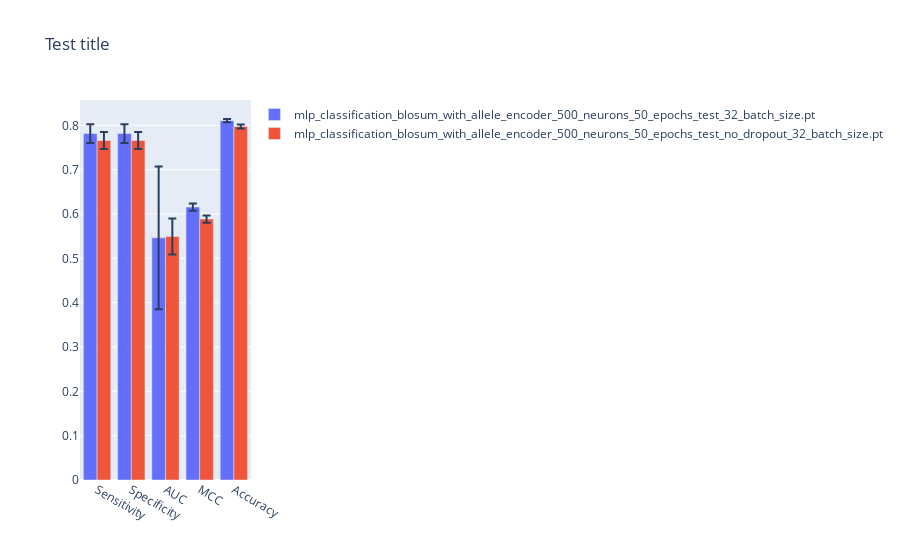

The cell this chart's notebook holds for it:
### Code cell
def plot_hist_comparison(title, df, save=False):
    fig = go.Figure()
    x = ["Sensitivity", "Specificity", "AUC", "MCC", "Accuracy"]
    for model_path in df["model_path"]:
        fig.add_trace(go.Bar(
            x=x,
            y=df.loc[df["model_path"]==model_path,
                ["sensitivity_mean", "specificity_mean", "auc_mean", "mcc_mean", "accuracy_mean"]].values[0],
            name=model_path,
            error_y=dict(
                type="data",
                array=df.loc[df["model_path"]==model_path,
                    ["sensitivity_std", "specificity_std", "auc_std", "mcc_std", "accuracy_std"]].values[0],
            )
        ))
    fig.update_layout(
        barmode="group",
        title_text=title,
    )
    fig.show()
    if save:
        plt.savefig(save)

models_metrics_path = "./best_models_metrics.csv"
df = pd.read_csv(models_metrics_path)
plot_hist_comparison('Test title', df)

### Figure 1 — Plotly figure (JSON) as saved in the notebook; plotly's stock layout.template omitted (floating-point values rounded to 4 significant figures)
{"data": [{"error_y": {"array": [0.02102, 0.02102, 0.1611, 0.008101, 0.003703], "type": "data"}, "name": "mlp_classification_blosum_with_allele_encoder_500_neurons_50_epochs_test_32_batch_size.pt", "type": "bar", "x": ["Sensitivity", "Specificity", "AUC", "MCC", "Accuracy"], "y": [0.7813, 0.7813, 0.5461, 0.6156, 0.8105]}, {"error_y": {"array": [0.01914, 0.01914, 0.04053, 0.008212, 0.004702], "type": "data"}, "name": "mlp_classification_blosum_with_allele_encoder_500_neurons_50_epochs_test_no_dropout_32_batch_size.pt", "type": "bar", "x": ["Sensitivity", "Specificity", "AUC", "MCC", "Accuracy"], "y": [0.7656, 0.7656, 0.5491, 0.5886, 0.7972]}], "layout": {"barmode": "group", "title": {"text": "Test title"}}}
